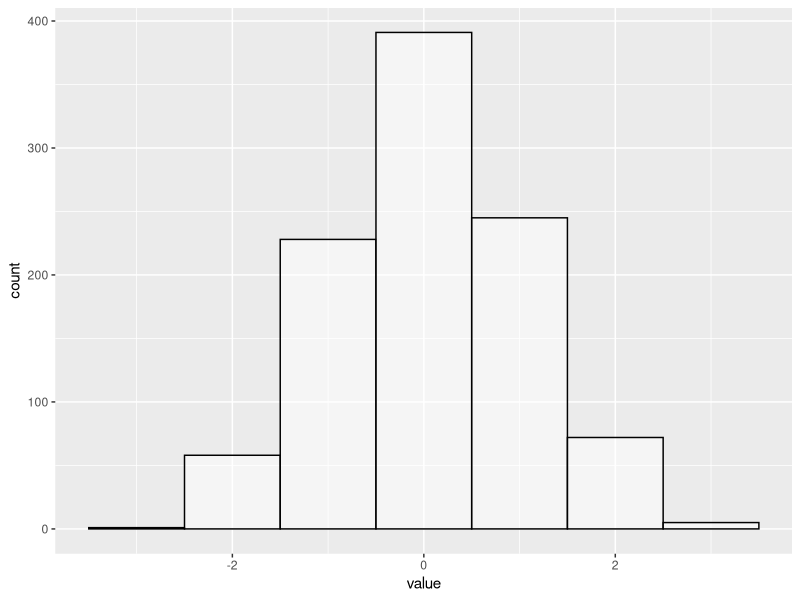
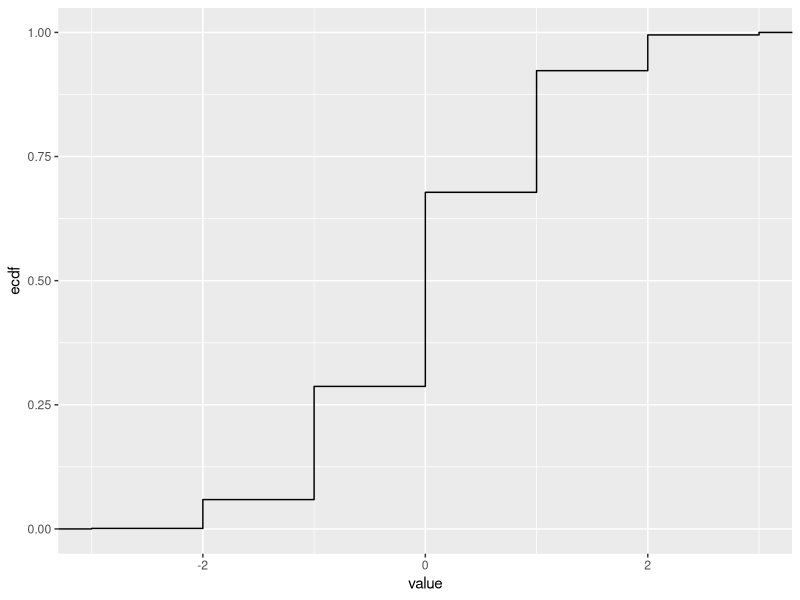

Write the R code that produced these figures, in order.
## ---- chunk 1
library(tidyverse)
knitr::opts_chunk$set(echo = TRUE)
## ---- chunk 2
set.seed(10062018)
samples = 1000
dist <- as_data_frame(x = round(rnorm(samples, 0, 1)))
head(dist)
## ---- chunk 3
prob <- dist %>% 
          count(value) %>% # count how many times each value in the x column occurs
          mutate(pr = n/samples) # divide the count by sample size to get probability

prob
## ---- chunk 4
dist %>% 
  ggplot(aes(x = value)) +
  geom_histogram(binwidth = 1, color = 'black', fill = 'white', alpha = 0.5)  
## ---- chunk 5
prob <- prob %>%
          mutate(cum = cumsum(pr))

prob
## ---- chunk 6
dist %>%
  ggplot(aes(x = value)) +
  stat_ecdf()
